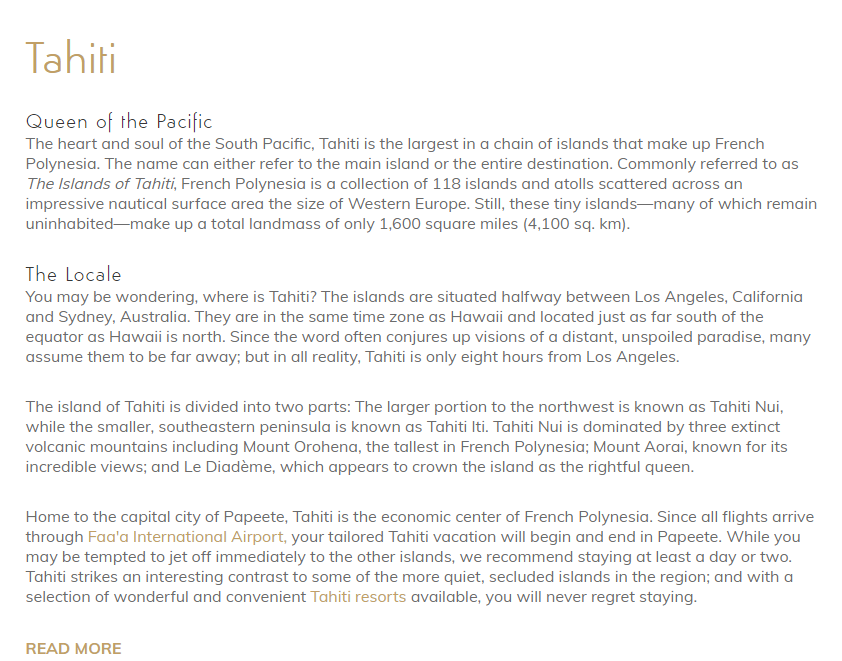
#> input picture 第三次实验/tahiti.png, 842 x 661 px
$ python '叠瓦切片.py'
#> lines starting #> are read from the running program, lines starting #| are printed output that depends on the picture
import cv2
import numpy as np
import os

def overlap_tile(img, h, w, stride_h, stride_w):
    """
    将图像分割成有重叠的小块，并记录切块的位置信息。

    参数:
    img: 待切割的图像（ndarray）
    h: 切块的高度
    w: 切块的宽度
    stride_h: y方向的步长
    stride_w: x方向的步长

    返回:
    tiles: 包含所有切块的列表
    tile_positions: 包含所有切块位置的列表
    """
    tiles = []
    tile_positions = []
    height, width = img.shape[:2]

    for y in range(0, height - h + stride_h, stride_h):
        for x in range(0, width - w + stride_w, stride_w):
            y_max = min(y + h, height)
            x_max = min(x + w, width)
            tile = img[y:y_max, x:x_max]
            tiles.append(tile)
            tile_positions.append((y, x, y_max - y, x_max - x))  # 记录位置和大小

    return tiles, tile_positions

def reconstruct_image(tiles, tile_positions, height, width):
    """
    根据切块和位置信息重建图像。

    参数:
    tiles: 包含所有切块的列表
    tile_positions: 包含所有切块位置的列表
    height: 原始图像的高度
    width: 原始图像的宽度

    返回:
    recon_img: 重建后的图像
    """
    recon_img = np.zeros((height, width, 3), dtype=np.uint8)

    for tile, (y, x, tile_h, tile_w) in zip(tiles, tile_positions):
        recon_img[y:y+tile_h, x:x+tile_w] = tile

    return recon_img

# 使用示例
if __name__ == "__main__":
    # 读取图像
    img_path = 'tahiti.png'
    img = cv2.imread(img_path)
#> img is the input picture: shape (661, 842, 3); mean B, G, R 245.2, 245.4, 245.5

    # 设置切块参数
    h, w = 256, 256  # 切块的高度和宽度
    stride_h, stride_w = 128, 128  # 步长

    # 获取切块和位置信息
    tiles, tile_positions = overlap_tile(img, h, w, stride_h, stride_w)
#> after the loop in overlap_tile, `for y in range(0, height - h + stride_h, stride_h):`: tile_positions = 30 items, first 6: (0, 0, 256, 256), (0, 128, 256, 256), (0, 256, 256, 256), (0, 384, 256, 256), (0, 512, 256, 256), (0, 640, 256, 202); tiles = 30 items
#> tiles = 30 items

    # 展示切块结果（可选）
    for i, tile in enumerate(tiles):
        cv2.imshow(f'Tile {i}', tile)
#> this loop made 30 passes
#> pass 1, `cv2.imshow(f'Tile {i}', tile)`:
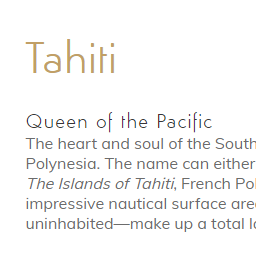
#> window 'Tile 0': shape (256, 256, 3); mean B, G, R 245.5, 246, 246.3
#> pass 2, `cv2.imshow(f'Tile {i}', tile)`:
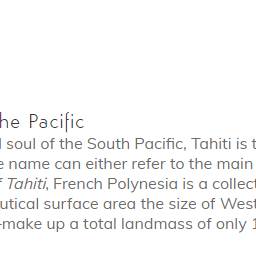
#> window 'Tile 1': shape (256, 256, 3); mean B, G, R 247, 246.9, 247
    cv2.waitKey(0)
    cv2.destroyAllWindows()

    # 重建图像
    recon_img = reconstruct_image(tiles, tile_positions, img.shape[0], img.shape[1])
#> the loop in reconstruct_image, `for tile, (y, x, tile_h, tile_w) in zip(tiles, tile_positions):` made 30 passes
#> (y, x, tile_h, tile_w) on passes 1 to 12: (0, 0, 256, 256), (0, 128, 256, 256), (0, 256, 256, 256), (0, 384, 256, 256), (0, 512, 256, 256), (0, 640, 256, 202), (128, 0, 256, 256), (128, 128, 256, 256), (128, 256, 256, 256), (128, 384, 256, 256), (128, 512, 256, 256), (128, 640, 256, 202)

    # 显示和保存重建后的图像
    cv2.imshow('Reconstructed Image', recon_img)
    cv2.waitKey(0)
    cv2.destroyAllWindows()
    cv2.imwrite('reconstructed_image.png', recon_img)

    # 保存切块结果到R3目录下（需要先创建该目录）
    output_dir = 'R3'
    if not os.path.exists(output_dir):
        os.makedirs(output_dir)
    for i, tile in enumerate(tiles):
        output_tile_path = os.path.join(output_dir, f'tile_{i}.png')
        cv2.imwrite(output_tile_path, tile)
